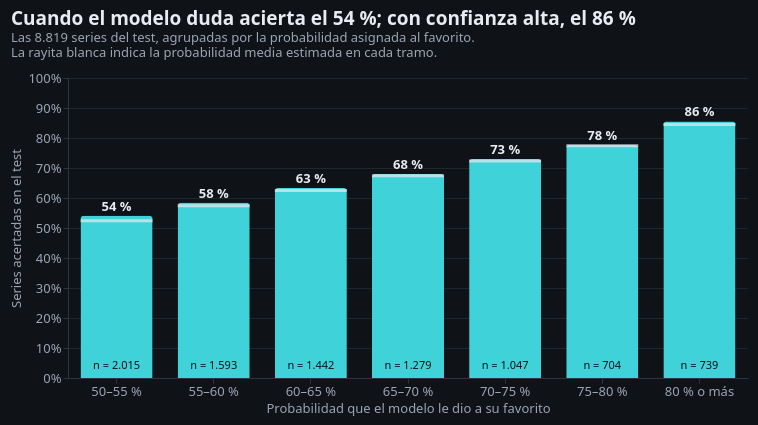

Source (notebook cell):
### Markdown cell above
#### 1. Por confianza

La confianza es la probabilidad que el modelo asignó a su favorito. Las barras muestran cuánto acertó realmente en cada tramo; la rayita blanca muestra la probabilidad media estimada. Dentro de las barras queda la cantidad de series.

### Code cell
ETIQUETAS_CONFIANZA = ['50–55 %', '55–60 %', '60–65 %', '65–70 %',
                       '70–75 %', '75–80 %', '80 % o más']
detalle['tramo_confianza'] = pd.cut(detalle.confianza,
    [0.5, 0.55, 0.6, 0.65, 0.7, 0.75, 0.8, np.nextafter(1.0, 2.0)],
    labels=ETIQUETAS_CONFIANZA, right=False)
assert detalle.tramo_confianza.notna().all()
tabla_confianza = detalle.groupby('tramo_confianza', observed=False).agg(
    series=('acierto', 'size'), probabilidad_media=('confianza', 'mean'), accuracy=('acierto', 'mean'),
    aciertos=('acierto', 'sum'))
tabla_confianza['errores'] = tabla_confianza.series - tabla_confianza.aciertos
display(tabla_confianza.round(3))
datos_confianza = tabla_confianza.reset_index().rename(
    columns={'tramo_confianza': 'tramo', 'probabilidad_media': 'confianza'})
datos_confianza['texto'] = datos_confianza.accuracy.map(lambda x: f'{100*x:.0f} %')
datos_confianza['texto_n'] = datos_confianza.series.map(lambda n: f'n = {n:,}'.replace(',', '.'))
base = alt.Chart(datos_confianza).encode(
    x=alt.X('tramo:O', sort=ETIQUETAS_CONFIANZA, axis=alt.Axis(labelAngle=0),
            title='Probabilidad que el modelo le dio a su favorito'))
barras = base.mark_bar(color=ACENTO, cornerRadiusEnd=3, size=72).encode(
    y=alt.Y('accuracy:Q', scale=alt.Scale(domain=[0, 1]), axis=alt.Axis(format='.0%'),
            title='Series acertadas en el test'),
    tooltip=[alt.Tooltip('tramo:O', title='Confianza'), alt.Tooltip('series:Q', title='Series', format=','),
             alt.Tooltip('accuracy:Q', title='Acierta', format='.1%'),
             alt.Tooltip('confianza:Q', title='Confianza media del modelo', format='.1%')])
marca = base.mark_tick(color=TEXTO, thickness=3, size=72).encode(y='confianza:Q')
porcentajes = base.mark_text(color=TEXTO, dy=-9, fontSize=13, fontWeight='bold').encode(
    y='accuracy:Q', text='texto:N')
cantidades = base.mark_text(color=FONDO, y=288, fontSize=11).encode(text='texto_n:N')
grafico = (barras + marca + porcentajes + cantidades).properties(width=680, height=300,
    title=alt.TitleParams(text='Cuando el modelo duda acierta el 54 %; con confianza alta, el 86 %',
        subtitle=['Las 8.819 series del test, agrupadas por la probabilidad asignada al favorito.',
                  'La rayita blanca indica la probabilidad media estimada en cada tramo.']))
mostrar_grafico_error('confianza', grafico)

### Figure 1 — Vega-Lite specification as saved in the notebook (floating-point values rounded to 4 significant figures)
{"config": {"view": {"continuousWidth": 300, "continuousHeight": 300, "stroke": null}, "axis": {"domainColor": "#2b3440", "gridColor": "#1f262f", "labelColor": "#9aa5b4", "labelFont": "Barlow, \"Segoe UI\", Helvetica, Arial, sans-serif", "labelFontSize": 13, "tickColor": "#2b3440", "titleColor": "#9aa5b4", "titleFont": "Barlow, \"Segoe UI\", Helvetica, Arial, sans-serif", "titleFontSize": 13, "titleFontWeight": "normal"}, "background": "#0f1318", "font": "Barlow, \"Segoe UI\", Helvetica, Arial, sans-serif", "header": {"labelColor": "#e8ecf1", "labelFontSize": 13, "titleColor": "#9aa5b4", "titleFontSize": 13}, "legend": {"labelColor": "#e8ecf1", "labelFontSize": 13, "titleColor": "#9aa5b4", "titleFontSize": 13, "titleFontWeight": "normal"}, "padding": 10, "text": {"color": "#e8ecf1", "font": "Barlow, \"Segoe UI\", Helvetica, Arial, sans-serif"}, "title": {"anchor": "start", "fontSize": 19, "font": "Rajdhani, \"Arial Narrow\", \"Segoe UI\", sans-serif", "fontWeight": 700, "color": "#e8ecf1", "subtitleColor": "#9aa5b4", "subtitleFontSize": 13, "subtitleFont": "Barlow, \"Segoe UI\", Helvetica, Arial, sans-serif", "offset": 12}}, "layer": [{"mark": {"type": "bar", "color": "#3fd2d8", "cornerRadiusEnd": 3, "size": 72}, "encoding": {"tooltip": [{"field": "tramo", "title": "Confianza", "type": "ordinal"}, {"field": "series", "format": ",", "title": "Series", "type": "quantitative"}, {"field": "accuracy", "format": ".1%", "title": "Acierta", "type": "quantitative"}, {"field": "confianza", "format": ".1%", "title": "Confianza media del modelo", "type": "quantitative"}], "x": {"axis": {"labelAngle": 0}, "field": "tramo", "sort": ["50–55 %", "55–60 %", "60–65 %", "65–70 %", "70–75 %", "75–80 %", "80 % o más"], "title": "Probabilidad que el modelo le dio a su favorito", "type": "ordinal"}, "y": {"axis": {"format": ".0%"}, "field": "accuracy", "scale": {"domain": [0, 1]}, "title": "Series acertadas en el test", "type": "quantitative"}}}, {"mark": {"type": "tick", "color": "#e8ecf1", "size": 72, "thickness": 3}, "encoding": {"x": {"axis": {"labelAngle": 0}, "field": "tramo", "sort": ["50–55 %", "55–60 %", "60–65 %", "65–70 %", "70–75 %", "75–80 %", "80 % o más"], "title": "Probabilidad que el modelo le dio a su favorito", "type": "ordinal"}, "y": {"field": "confianza", "type": "quantitative"}}}, {"mark": {"type": "text", "color": "#e8ecf1", "dy": -9, "fontSize": 13, "fontWeight": "bold"}, "encoding": {"text": {"field": "texto", "type": "nominal"}, "x": {"axis": {"labelAngle": 0}, "field": "tramo", "sort": ["50–55 %", "55–60 %", "60–65 %", "65–70 %", "70–75 %", "75–80 %", "80 % o más"], "title": "Probabilidad que el modelo le dio a su favorito", "type": "ordinal"}, "y": {"field": "accuracy", "type": "quantitative"}}}, {"mark": {"type": "text", "color": "#0f1318", "fontSize": 11, "y": 288}, "encoding": {"text": {"field": "texto_n", "type": "nominal"}, "x": {"axis": {"labelAngle": 0}, "field": "tramo", "sort": ["50–55 %", "55–60 %", "60–65 %", "65–70 %", "70–75 %", "75–80 %", "80 % o más"], "title": "Probabilidad que el modelo le dio a su favorito", "type": "ordinal"}}}], "data": {"name": "data-d6265cb8a0245e4b553f6ac505ca2874"}, "height": 300, "title": {"text": "Cuando el modelo duda acierta el 54 %; con confianza alta, el 86 %", "subtitle": ["Las 8.819 series del test, agrupadas por la probabilidad asignada al favorito.", "La rayita blanca indica la probabilidad media estimada en cada tramo."]}, "width": 680, "$schema": "https://vega.github.io/schema/vega-lite/v6.4.1.json", "datasets": {"data-d6265cb8a0245e4b553f6ac505ca2874": [{"tramo": "50–55 %", "series": 2015, "confianza": 0.5245, "accuracy": 0.5404, "aciertos": 1089, "errores": 926, "texto": "54 %", "texto_n": "n = 2.015"}, {"tramo": "55–60 %", "series": 1593, "confianza": 0.5742, "accuracy": 0.5838, "aciertos": 930, "errores": 663, "texto": "58 %", "texto_n": "n = 1.593"}, {"tramo": "60–65 %", "series": 1442, "confianza": 0.6246, "accuracy": 0.6331, "aciertos": 913, "errores": 529, "texto": "63 %", "texto_n": "n = 1.442"}, {"tramo": "65–70 %", "series": 1279, "confianza": 0.6744, "accuracy": 0.6802, "aciertos": 870, "errores": 409, "texto": "68 %", "texto_n": "n = 1.279"}, {"tramo": "70–75 %", "series": 1047, "confianza": 0.7236, "accuracy": 0.7297, "aciertos": 764, "errores": 283, "texto": "73 %", "texto_n": "n = 1.047"}, {"tramo": "75–80 %", "series": 704, "confianza": 0.7738, "accuracy": 0.777, "aciertos": 547, "errores": 157, "texto": "78 %", "texto_n": "n = 704"}, {"tramo": "80 % o más", "series": 739, "confianza": 0.845, "accuracy": 0.8552, "aciertos": 632, "errores": 107, "texto": "86 %", "texto_n": "n = 739"}]}}
